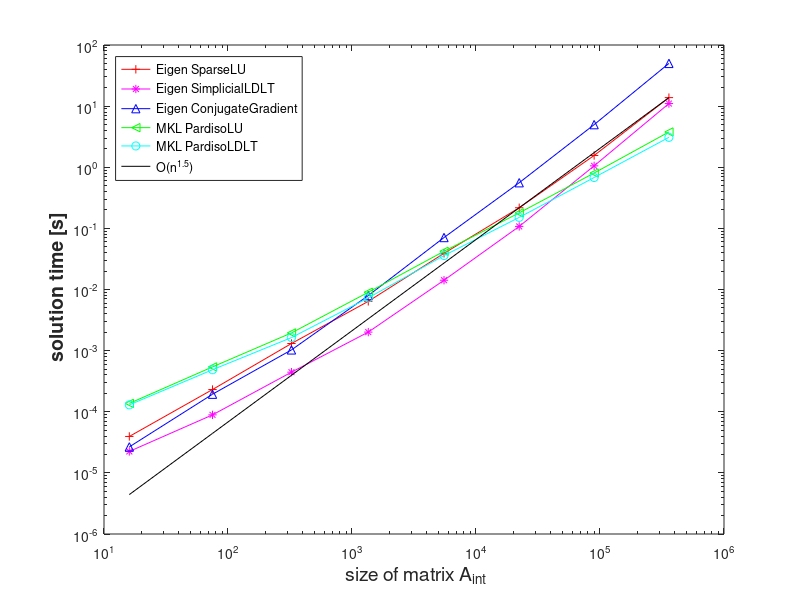

Source code (MATLAB):
delimiterIn = ' ';
headerlinesIn = 0;
times = importdata('timing.dat', delimiterIn, headerlinesIn);

exp = log(times(end-2,2)/times(end,2))/log(times(end-2,1)/times(end,1));

figure('name','Graph Laplacian');
loglog(times(:,1),times(:,2),'r-+',times(:,1),times(:,3),'m-*',...
        times(:,1),times(:,4),'b-^', times(:,1),times(:,5),'g-<',...
       times(:,1),times(:,6),'c-o', times(:,1), times(:,1).^exp / times(end,1).^exp * times(end,2),'k-');
xlabel('matrix size n','fontsize',14);
xlabel(' size of matrix A_{int}','fontsize',14);
ylabel('{\bf solution time [s]}','fontsize',14);
legend('Eigen SparseLU', 'Eigen SimplicialLDLT','Eigen ConjugateGradient','MKL PardisoLU','MKL PardisoLDLT',sprintf('O(n^{%.1f})', exp),'location','northwest');
print -depsc 'graphlaplsolvetiming_cpp.eps';

